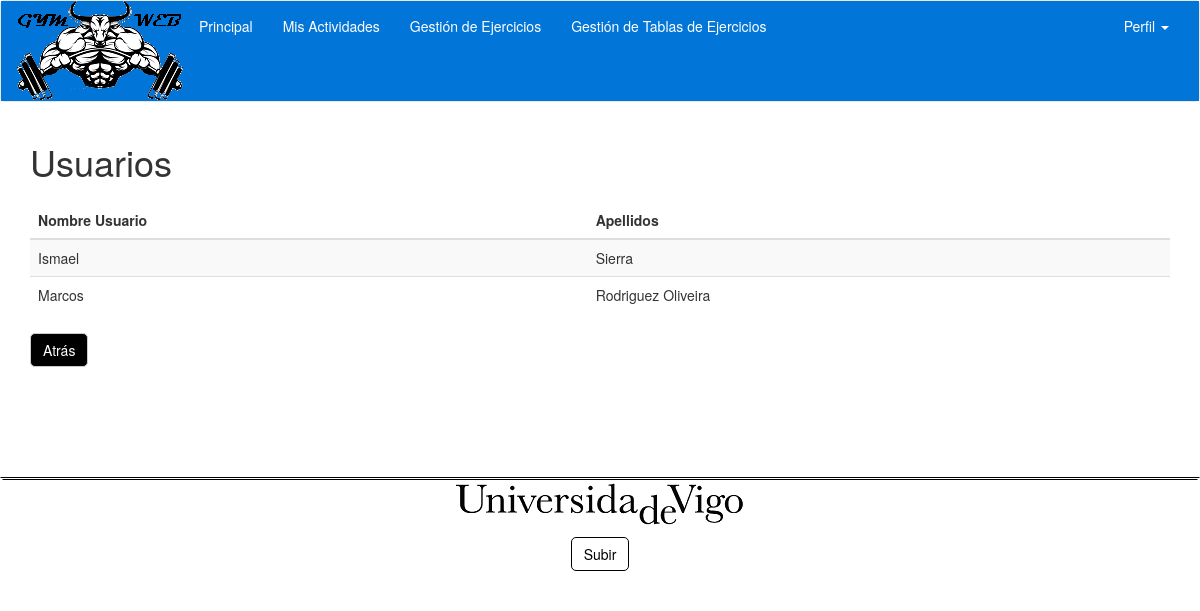
Page /views/Entrenador/controlReserva.php?id=2 (signed in) on the committed database.
### tables this page shows
CREATE TABLE `reserva` (
  `idReserva` int(11) NOT NULL,
  `fecha` datetime DEFAULT NULL,
  `Usuario_idUsuario` int(11) NOT NULL,
  `Actividad_idActividad` int(11) NOT NULL
);

CREATE TABLE `usuario` (
  `idUsuario` int(11) NOT NULL,
  `nomUsuario` varchar(30) DEFAULT NULL,
  `password` varchar(32) DEFAULT NULL,
  `email` varchar(50) DEFAULT NULL,
  `tipoUsuario` varchar(13) DEFAULT NULL,
  `nombre` varchar(20) DEFAULT NULL,
  `apellidos` varchar(40) DEFAULT NULL,
  `imagenPerfil` longblob
);

### model/ActividadMapper.php (called while the page is built, shortened)
<?php
require_once(__DIR__."/../conexion/bdConexion.php");
class ActividadMapper{
    public static function getUsuariosAsignados($idActividad){
      global $connect;
        $resultado = mysqli_query($connect, 'SELECT * FROM usuario U, reserva R WHERE R.Actividad_idActividad="'.$idActividad.'"  AND U.idUsuario = R.Usuario_idUsuario ');
        if (mysqli_num_rows($resultado) > 0) {
            return $resultado;
        } else {
            return NULL;
        }
    }
}
?>

### model/Actividad.php (called while the page is built, shortened)
<?php
require_once(__DIR__."/../conexion/bdConexion.php");
require_once(__DIR__."/../model/ActividadMapper.php");
class Actividad {
  public static function getUsuariosAsignados($idActividad){
    return ActividadMapper::getUsuariosAsignados($idActividad);
  }
}
?>

### controller/ActividadController.php (called while the page is built, shortened)
<?php
require_once(__DIR__."/../conexion/bdConexion.php");
require_once(__DIR__."/../model/ActividadMapper.php");
require_once(__DIR__."/../model/Actividad.php");
	class ActividadController{
        public static function getUsuariosEntrenador($idActividad){
         $usuario = Actividad::getUsuariosAsignados($idActividad);
         return $usuario;
        }
  }
?>

### views/Entrenador/controlReserva.php (the view, shortened to what this page needs)
<?php
 if ($_SESSION['tipoUsuario'] =='Entrenador'){
  $idActividad = $_GET['id'];
  $row = ActividadController::getUsuariosEntrenador($idActividad);
?>
<!DOCTYPE html>
<html lang="en">
  <head>
    <link href="../../css/navbar.css" rel="stylesheet">
    <link href="../../css/bootstrap.min.css" rel="stylesheet">
     <link href="../../css/controlReserva.css" rel="stylesheet">
  </head>
  <body>
  <header>
  	 <?php include("../navbar.php");   ?>
  </header>
  	<div class="container">
      <h1>Usuarios</h1>
      <div class="row" style="margin-top: 20px; margin-bottom: 10px;">
        <div class="table-responsive col-xs-12 col-sm-12 col-md-12 col-lg-12">
          <table class="table table-striped">
           <thead>
              <tr>
                <th>Nombre Usuario</th>
                <th >Apellidos</th>
              </tr>
            </thead>
            <tbody>
              <?php
              if ($row!=NULL) {
                foreach ($row as $usuario) {
                  ?>
              <tr>
                <td><?php echo $usuario['nombre']; ?></td>
                <td><?php echo $usuario['apellidos']; ?></td>
              </tr>
              <?php
                }
              }
              ?>
            </tbody>
          </table>
        </div>
        <div class="col-xs-4 col-sm-4 col-md-4 col-lg-4">
            <a href="consultarActividades.php?id=<?php echo $idActividad;?>"><button type="button" class="btn btn-default">Atr&aacutes</button></a>
        </div>
    </div>
    </div>
   <?php include("../footer.php");   ?>
  </body>
</html>
<?php
  }
?>

### css/navbar.css (style rules this page uses)
a { color: white; }

### css/controlReserva.css (style rules this page uses)
button.btn.btn-default { background-color: black; border-radius: 5px; color: white; }

### rows in the picture
reserva: Usuario_idUsuario.nombre "Ismael", Usuario_idUsuario.apellidos "Sierra"
reserva: Usuario_idUsuario.nombre "Marcos", Usuario_idUsuario.apellidos "Rodriguez Oliveira"
